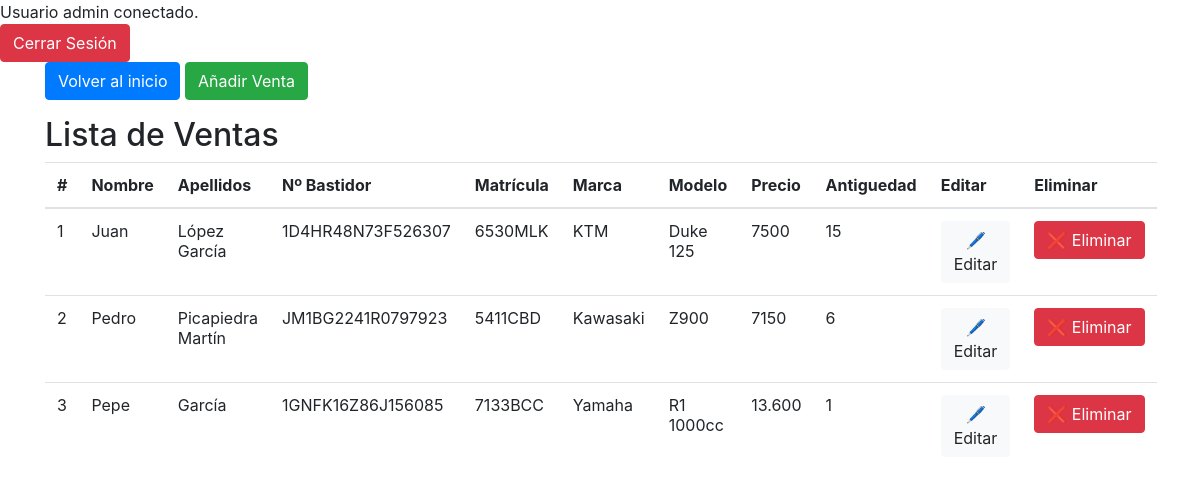
The page /ver_ventas.php (signed in) on the database its author committed.
### tables this page shows
CREATE TABLE IF NOT EXISTS `ventas` (
  `id_venta` int(11) NOT NULL AUTO_INCREMENT,
  `id_moto` varchar(17) NOT NULL,
  `dni_cliente` varchar(9) NOT NULL,
  PRIMARY KEY (`id_venta`),
  KEY `id_venta` (`id_venta`),
  KEY `dni_cliente` (`dni_cliente`),
  KEY `id_moto` (`id_moto`)
);

CREATE TABLE IF NOT EXISTS `clientes` (
  `dni_cliente` varchar(9) NOT NULL,
  `localidad` varchar(256) NOT NULL,
  `nombre` varchar(256) NOT NULL,
  `apellidos` varchar(256) NOT NULL,
  `edad` int(3) NOT NULL,
  PRIMARY KEY (`dni_cliente`),
  UNIQUE KEY `dni_cliente` (`dni_cliente`)
);

CREATE TABLE IF NOT EXISTS `motos` (
  `id_moto` varchar(17) NOT NULL,
  `id_marca` int(11) NOT NULL,
  `kilometros` varchar(10) NOT NULL,
  `modelo` varchar(256) NOT NULL,
  `precio` varchar(10) NOT NULL,
  `antiguedad` int(11) NOT NULL,
  `matricula` varchar(10) NOT NULL,
  UNIQUE KEY `id_moto_2` (`id_moto`),
  KEY `id_marca` (`id_marca`),
  KEY `id_moto` (`id_moto`),
  KEY `id_moto_3` (`id_moto`)
);

CREATE TABLE IF NOT EXISTS `marcas` (
  `id_marca` int(11) NOT NULL AUTO_INCREMENT,
  `nombre_marca` varchar(256) NOT NULL,
  PRIMARY KEY (`id_marca`),
  KEY `id_marca` (`id_marca`),
  KEY `id_marca_2` (`id_marca`)
);

### ver_ventas.php (the view, shortened to what this page needs)
<?php
include "cabecera.php";
$query = $conexion->prepare("SELECT
ventas.id_venta,
clientes.nombre,
clientes.apellidos,
motos.id_moto,
motos.matricula,
marcas.nombre_marca,
motos.modelo,
motos.precio,
motos.antiguedad
FROM ventas
left join motos on ventas.id_moto=motos.id_moto
left join clientes on ventas.dni_cliente=clientes.dni_cliente
left join marcas on marcas.id_marca=motos.id_marca");
$query->execute();
$result = $query->get_result();
$ventas = $result->fetch_all(MYSQLI_ASSOC);
?>
<div class="container">
    <a class="btn btn-primary" href="index.php">Volver al inicio</a>
    <a href="crear_venta.php" class="btn btn-success">Añadir Venta</a>
    <div class="row">
        <div class="col-md-12">
            <h2 class="mt-3">Lista de Ventas</h2>
            <table class="table">
                <thead>
                    <tr>
                        <th>#</th>
                        <th>Nombre</th>
                        <th>Apellidos</th>
                        <th>Nº Bastidor</th>
                        <th>Matrícula</th>
                        <th>Marca</th>
                        <th>Modelo</th>
                        <th>Precio</th>
                        <th>Antiguedad</th>
                        <th>Editar</th>
                        <th>Eliminar</th>
                    </tr>
                </thead>
                <tbody>
                    <?php
                    if (count($ventas) > 0) {
                        foreach ($ventas as $venta) {
                    ?>
                            <tr>
                                <td><?php echo $venta["id_venta"]; ?></td>
                                <td><?php echo $venta["nombre"]; ?></td>
                                <td><?php echo $venta["apellidos"]; ?></td>
                                <td><?php echo $venta["id_moto"]; ?></td>
                                <td><?php echo $venta["matricula"]; ?></td>
                                <td><?php echo $venta["nombre_marca"]; ?></td>
                                <td><?php echo $venta["modelo"]; ?></td>
                                <td><?php echo $venta["precio"]; ?></td>
                                <td><?php echo $venta["antiguedad"]; ?></td>
                                <td><a href="editar_venta.php?id_venta=<?php echo $venta["id_venta"]; ?>" class="btn btn-light">🖊️ Editar</a></td>
                                <td>
                                    <form method="post" action="eliminar.php">
                                        <input type="submit" class="btn btn-danger" value="❌ Eliminar">
                                    </form>
                                </td>
                            </tr>
                    <?php
                        }
                    }
                    ?>
            </table>
        </div>
    </div>
</div>

### rows shown on the page
ventas: id_venta "1", dni_cliente.nombre "Juan", dni_cliente.apellidos "López García", id_moto.id_moto "1D4HR48N73F526307", id_moto.matricula "6530MLK", marcas.nombre_marca "KTM", id_moto.modelo "Duke 125", id_moto.precio "7500", id_moto.antiguedad "15"
ventas: id_venta "2", dni_cliente.nombre "Pedro", dni_cliente.apellidos "Picapiedra Martín", id_moto.id_moto "JM1BG2241R0797923", id_moto.matricula "5411CBD", marcas.nombre_marca "Kawasaki", id_moto.modelo "Z900", id_moto.precio "7150", id_moto.antiguedad "6"
ventas: id_venta "3", dni_cliente.nombre "Pepe", dni_cliente.apellidos "García", id_moto.id_moto "1GNFK16Z86J156085", id_moto.matricula "7133BCC", marcas.nombre_marca "Yamaha", id_moto.modelo "R1 1000cc", id_moto.precio "13.600", id_moto.antiguedad "1"

### other values the page prints
$_SESSION["usuario"] "admin"
